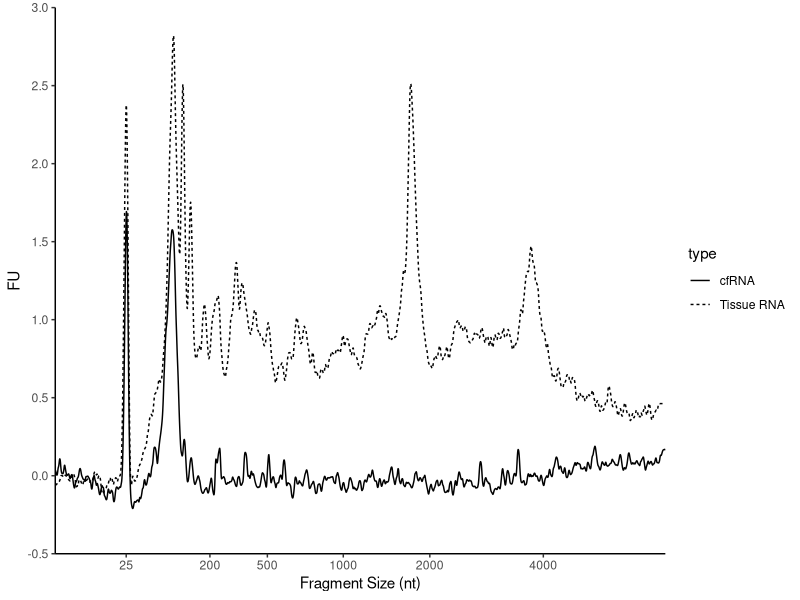
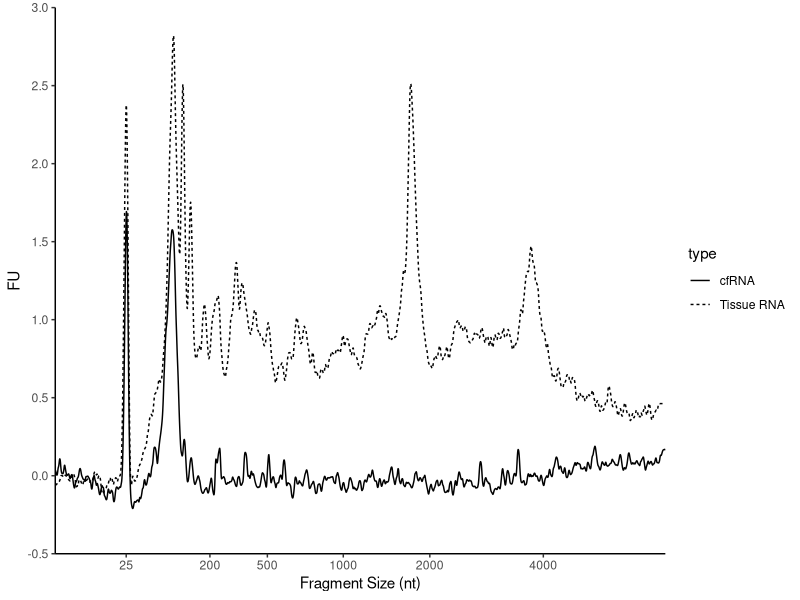

Source code (R) for these figures, in order:
# Supplementary Figure 3a

library(vctrs)
library(cli)
library(tidyverse)
library(tidyr)
library(dplyr)
library(ggplot2)
library(ggpubr)
library(gplots)
library(RColorBrewer)
library(stringr)
library(readxl)
library(scales)

#set WD
setwd("E:/4. EV-RNA/4. EV-RNA/4. Code/2023-07-23 FINAL/")
getwd()
#import and tidy bioanalyzer trace
BAtrace <- read_excel("./Files/BA traces.xlsx", sheet = 1)
BAtrace$nrow <- rownames(BAtrace)
BAtrace_tidy <- BAtrace %>% gather(type, value, 4:5)


#splitting type into 2 dataframes and finding smooth line between
{
BAtrace_cfrna <- BAtrace_tidy %>% filter(type == "cfRNA")
spline_int_cfrna <- as.data.frame(spline(BAtrace_cfrna$nrow, BAtrace_cfrna$value))
spline_int_cfrna$type <- BAtrace_cfrna$type
BAtrace_tissue <- BAtrace_tidy %>% filter(type == "Tissue RNA")
spline_int_tissue <- as.data.frame(spline(BAtrace_tissue$nrow, BAtrace_tissue$value))
spline_int_tissue$type <- BAtrace_tissue$type
#recombine both traces
spline_int <- rbind(spline_int_cfrna, spline_int_tissue)
}

#processing to get reference nucleotide values and positions
{
bp_marks <- unique(BAtrace$bp)
bp_marks <- bp_marks[-1]
bp_ref <- BAtrace %>% filter(bp %in% c(bp_marks))
bp_ref$nrow <- as.numeric(bp_ref$nrow)
bp_label <- bp_ref$bp
bp_break <- bp_ref$nrow
maxlim <- as.numeric(length(BAtrace$nrow))
}

#plot with axis labeled by known nucleotide elution positions from BAtrace$bp
Figure_S3 <- ggplot(BAtrace_tidy, aes(x=nrow, y= value, group = type)) +
  geom_line(data = spline_int, aes(x = x, y = y, linetype=type)) +
  ylab("FU") +
  xlab("Fragment Size (nt)") +
  scale_y_continuous(breaks = c(-0.5,0,0.5,1,1.5,2,2.5,3), limits = c(-0.5,3), expand = c(0, 0)) +
  scale_x_continuous(labels = c(bp_label), 
                     breaks = c(bp_break), 
                     limits = c(1,maxlim), expand = c(0, 0)) +
  theme_classic()

Figure_S3

#Output .pdf
pdf("./Figures/Supp_Figure_3A_Bioanalyzer.pdf", width =10, height = 5)
print(Figure_S3)
dev.off()
